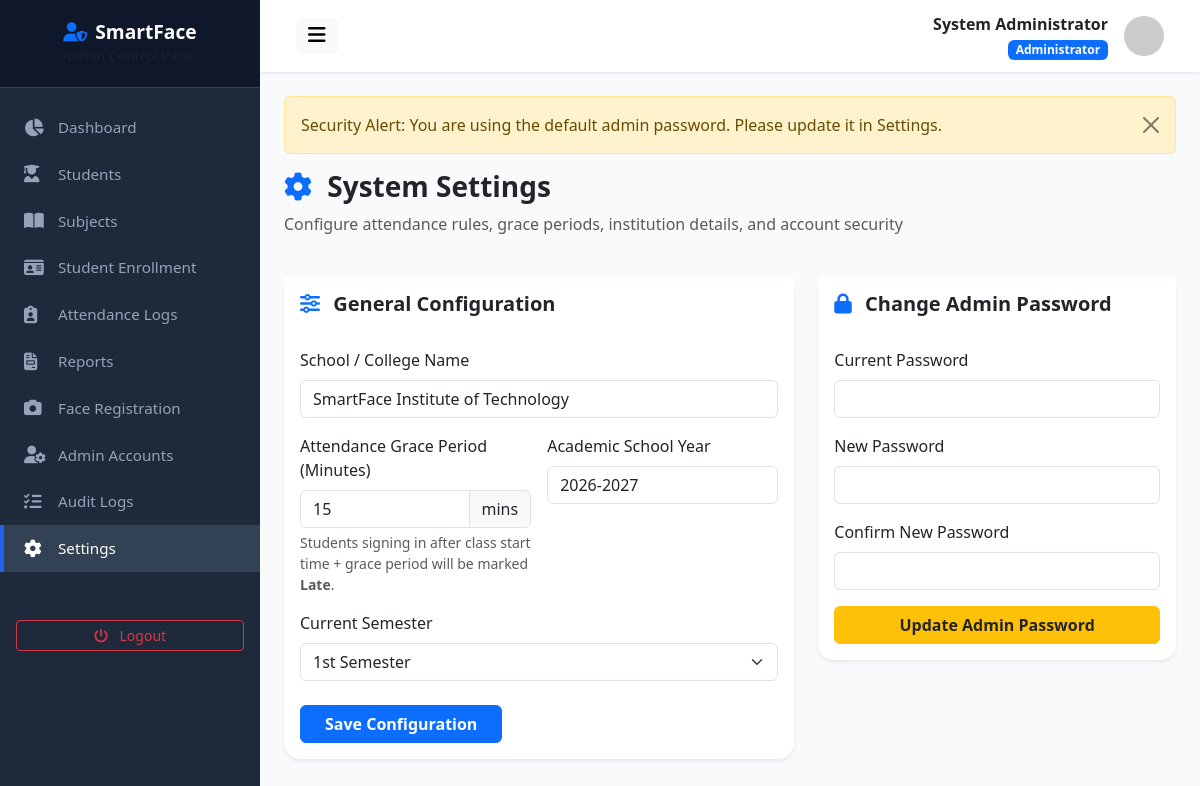
The page /settings.php (signed in) on the database its author committed.
### tables this page shows
CREATE TABLE `users` (
  `id` int(11) NOT NULL AUTO_INCREMENT,
  `student_id` varchar(50) DEFAULT NULL,
  `first_name` varchar(100) NOT NULL,
  `middle_name` varchar(100) DEFAULT NULL,
  `last_name` varchar(100) NOT NULL,
  `email` varchar(150) NOT NULL,
  `username` varchar(100) NOT NULL,
  `password` varchar(255) NOT NULL,
  `role` enum('admin','student') NOT NULL DEFAULT 'student',
  `course` varchar(100) DEFAULT NULL,
  `year_level` varchar(20) DEFAULT NULL,
  `section` varchar(50) DEFAULT NULL,
  `contact_number` varchar(30) DEFAULT NULL,
  `profile_picture` varchar(255) DEFAULT 'default_avatar.png',
  `face_registered` tinyint(1) DEFAULT 0,
  `must_change_password` tinyint(1) DEFAULT 0,
  `status` enum('active','inactive') NOT NULL DEFAULT 'active',
  `created_at` datetime DEFAULT current_timestamp(),
  `updated_at` datetime DEFAULT current_timestamp() ON UPDATE current_timestamp(),
  PRIMARY KEY (`id`),
  UNIQUE KEY `email` (`email`),
  UNIQUE KEY `username` (`username`)
);

CREATE TABLE `settings` (
  `id` int(11) NOT NULL AUTO_INCREMENT,
  `setting_key` varchar(100) NOT NULL,
  `setting_value` text NOT NULL,
  `created_at` datetime DEFAULT current_timestamp(),
  `updated_at` datetime DEFAULT current_timestamp() ON UPDATE current_timestamp(),
  PRIMARY KEY (`id`),
  UNIQUE KEY `setting_key` (`setting_key`)
);

### settings.php (the view, shortened to what this page needs)
<?php
include __DIR__ . '/header.php';
$schoolName = getSetting('school_name', 'SmartFace Institute of Technology');
$gracePeriod = getSetting('grace_period_minutes', '15');
$schoolYear = getSetting('school_year', '2026-2027');
$semester = getSetting('semester', '1st Semester');
?>
<div class="row mb-4">
    <div class="col-md-12">
        <h3 class="fw-bold text-dark"><i class="fa-solid fa-gear text-primary me-2"></i> System Settings</h3>
        <p class="text-muted">Configure attendance rules, grace periods, institution details, and account security</p>
    </div>
</div>
<div class="row g-4">
    <div class="col-md-7">
        <div class="card border-0 shadow-sm rounded-4 mb-4">
            <div class="card-header bg-white border-0 py-3">
                <h5 class="fw-bold mb-0 text-dark"><i class="fa-solid fa-sliders text-primary me-2"></i> General Configuration</h5>
            </div>
            <div class="card-body">
                <form action="" method="POST">
                    <div class="mb-3">
                        <label class="form-label font-weight-bold">School / College Name</label>
                        <input type="text" name="school_name" class="form-control" value="<?= e($schoolName) ?>" required>
                    </div>
                    <div class="row g-3 mb-3">
                        <div class="col-md-6">
                            <label class="form-label font-weight-bold">Attendance Grace Period (Minutes)</label>
                            <div class="input-group">
                                <input type="number" name="grace_period_minutes" class="form-control" value="<?= e($gracePeriod) ?>" min="0" max="60" required>
                                <span class="input-group-text">mins</span>
                            </div>
                            <small class="text-muted d-block mt-1">Students signing in after class start time + grace period will be marked <strong>Late</strong>.</small>
                        </div>
                        <div class="col-md-6">
                            <label class="form-label font-weight-bold">Academic School Year</label>
                            <input type="text" name="school_year" class="form-control" value="<?= e($schoolYear) ?>" required>
                        </div>
                    </div>
                    <div class="mb-4">
                        <label class="form-label font-weight-bold">Current Semester</label>
                        <select name="semester" class="form-select">
                            <option value="1st Semester" <?= $semester === '1st Semester' ? 'selected' : '' ?>>1st Semester</option>
                        </select>
                    </div>
                    <button type="submit" class="btn btn-primary fw-bold px-4">Save Configuration</button>
                </form>
            </div>
        </div>
    </div>
    <div class="col-md-5">
        <div class="card border-0 shadow-sm rounded-4">
            <div class="card-header bg-white border-0 py-3">
                <h5 class="fw-bold mb-0 text-dark"><i class="fa-solid fa-lock text-primary me-2"></i> Change Admin Password</h5>
            </div>
            <div class="card-body">
                <form action="" method="POST">
                    <div class="mb-3">
                        <label class="form-label">Current Password</label>
                        <input type="password" name="old_password" class="form-control" required>
                    </div>
                    <div class="mb-3">
                        <label class="form-label">New Password</label>
                        <input type="password" name="new_password" class="form-control" required>
                    </div>
                    <div class="mb-3">
                        <label class="form-label">Confirm New Password</label>
                        <input type="password" name="confirm_password" class="form-control" required>
                    </div>
                    <button type="submit" class="btn btn-warning fw-bold text-dark w-100">Update Admin Password</button>
                </form>
            </div>
        </div>
    </div>
</div>
<?php include __DIR__ . '/footer.php'; ?>

### header.php (shortened to what this page needs)
<?php
require_once __DIR__ . '/../config/config.php';
$db = getDB();
$stmt = $db->prepare("SELECT * FROM users WHERE id = ?");
$stmt->execute([$_SESSION['user_id']]);
$adminUser = $stmt->fetch();
?>
<!DOCTYPE html>
<html lang="en">
<head>
    <link href="https://cdn.jsdelivr.net/npm/bootstrap@5.3.2/dist/css/bootstrap.min.css" rel="stylesheet">
    <link href="https://cdnjs.cloudflare.com/ajax/libs/font-awesome/6.4.0/css/all.min.css" rel="stylesheet">
    <link href="<?= baseUrl('assets/css/style.css') ?>" rel="stylesheet">
</head>
<body>
<div class="wrapper">
    <?php include __DIR__ . '/sidebar.php'; ?>
    <div id="content">
        <nav class="navbar navbar-expand-lg top-navbar">
            <div class="container-fluid">
                <button type="button" id="sidebarCollapse" class="btn btn-light border-0">
                    <i class="fa-solid fa-bars fs-5"></i>
                </button>
                <div class="d-flex align-items-center ms-auto">
                    <div class="me-3 text-end d-none d-md-block">
                        <div class="fw-bold text-dark"><?= htmlspecialchars($adminUser['first_name'] . ' ' . $adminUser['last_name']) ?></div>
                        <small class="badge bg-primary">Administrator</small>
                    </div>
                    <img src="https://ui-avatars.com/api/?name=<?= urlencode($adminUser['first_name'] . ' ' . $adminUser['last_name']) ?>&background=1E293B&color=fff" alt="Avatar" class="avatar-sm">
                </div>
            </div>
        </nav>
        <div class="main-content">

### assets/css/style.css (style rules this page uses)
:root { --primary-color: #2563eb; --primary-hover: #1d4ed8; --secondary-color: #475569; --success-color: #10b981; --warning-color: #f59e0b; --danger-color: #ef4444; --info-color: #06b6d4; --dark-bg: #0f172a; --sidebar-width: 260px; --card-shadow: 0 4px 6px -1px rgba(0, 0, 0, 0.1), 0 2px 4px -1px rgba(0, 0, 0, 0.06); }
body { font-family: 'Segoe UI', system-ui, -apple-system, sans-serif; background-color: #f8fafc; color: #334155; min-height: 100vh; display: flex; flex-direction: column; }
.wrapper { display: flex; width: 100%; align-items: stretch; min-height: 100vh; }
#content { width: 100%; padding: 0; min-height: 100vh; display: flex; flex-direction: column; }
.top-navbar { background: #ffffff; box-shadow: 0 1px 3px 0 rgba(0, 0, 0, 0.1); padding: 0.75rem 1.5rem; }
.main-content { padding: 1.5rem; flex: 1; }
.avatar-sm { width: 40px; height: 40px; object-fit: cover; border-radius: 50%; }

### rows shown on the page
users: first_name+last_name "System Administrator"
settings: school_name "SmartFace Institute of Technology"
settings: grace_period_minutes "15"
settings: school_year "2026-2027"
settings: semester "1st Semester"

### other values the page prints
$flash['message'] "Security Alert: You are using the default admin password. Please update it in Settings."
